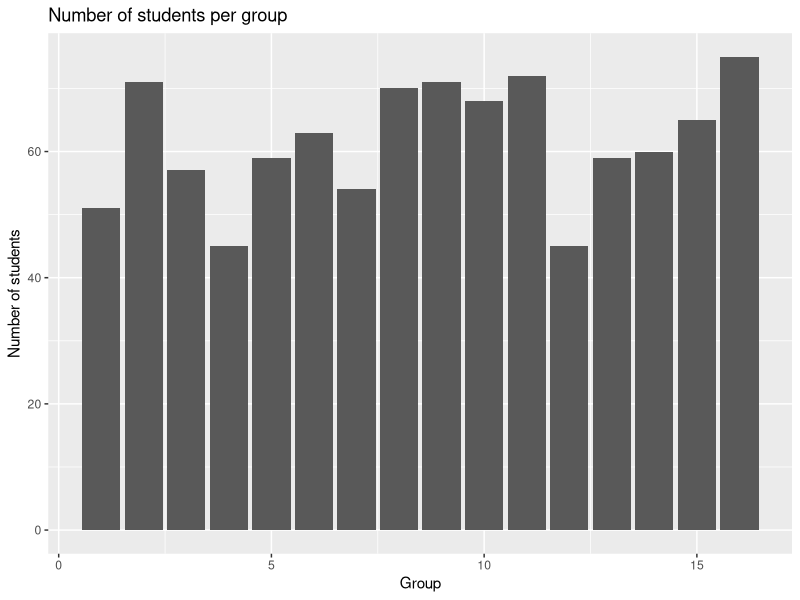
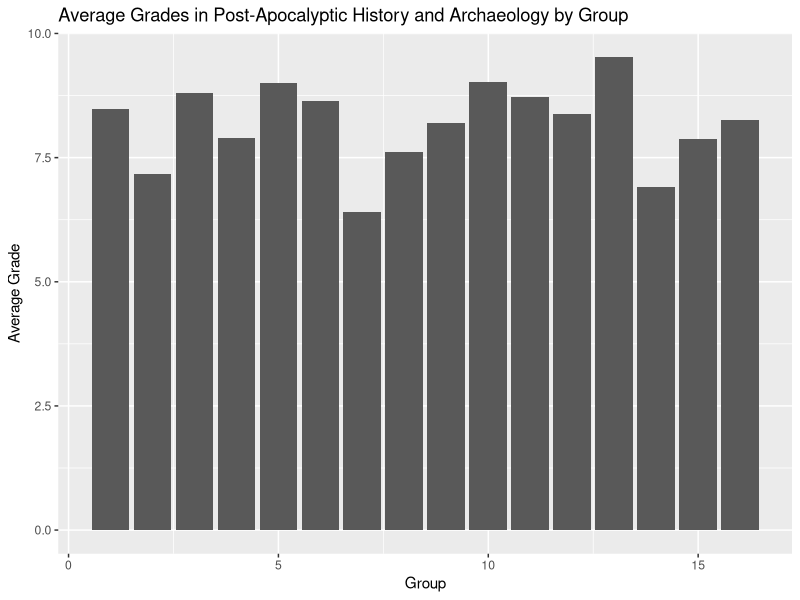
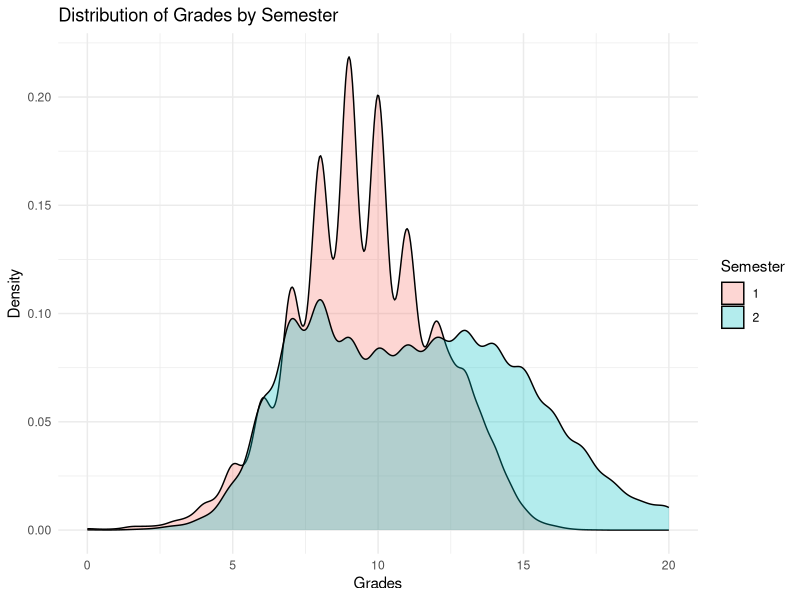
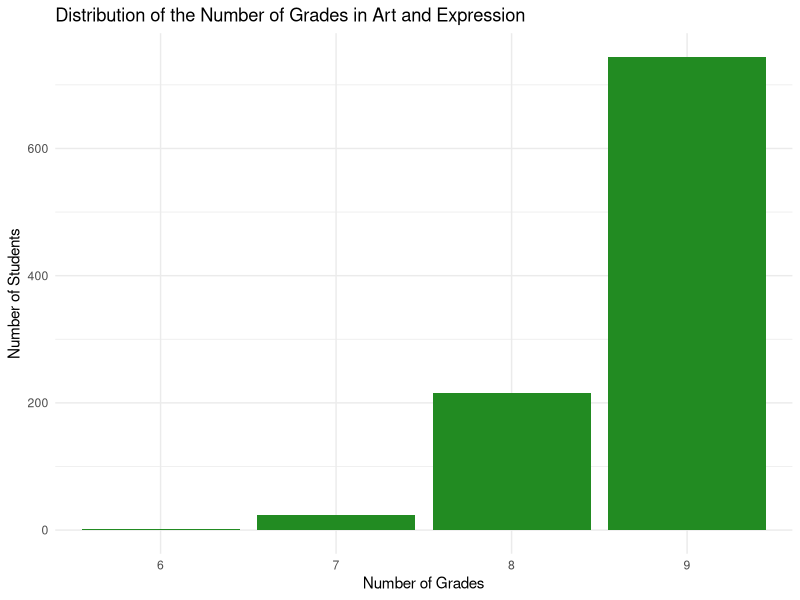
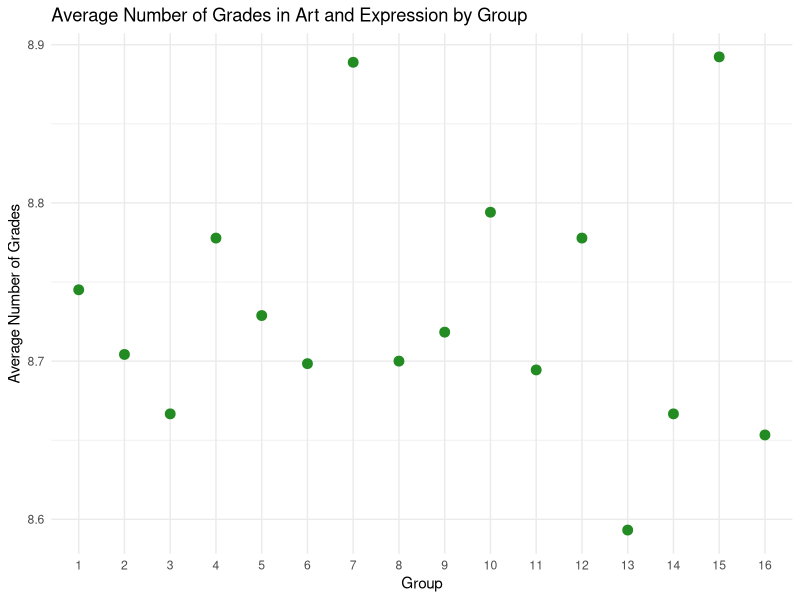

Source code (R) for these figures, in order:
## ---- chunk 1
library(here)
library(tidyr)
library(dplyr)
library(ggplot2)
library(glue)
library(knitr)
## ---- chunk 2
library(readr)
grades <- read_delim(here("data", "grades.csv"), delim = ",")
## ---- chunk 3
total_grades <- grades |>  
  select(grade) |> 
  summarise(total = n())
print(glue("The data set contains {total_grades$total} grades."))
## ---- chunk 4
number_students <- grades  |>   
  distinct(id)  |>  
  summarise(total=n())
print(glue("The number of student contained in the data set is {number_students$total}."))
## ---- chunk 5
students <- grades |>
  select(id,group) |>
  distinct() 
## ---- chunk 6
  print(knitr::kable(head(students)))
## ---- chunk 7
## creating the variable student_per_group 
students_per_group <- students |> 
  group_by(group) |> 
  summarize(number_of_students = n_distinct(id))
print(students_per_group)

## creating the graphical representation 
ggplot(students_per_group, aes(x=group, y=number_of_students)) + 
  geom_bar(stat = "identity")+ 
  labs(title = "Number of students per group",
       x = "Group",
       y = "Number of students")
## ---- chunk 8
## Calculate the average grades 
average_grades_PAHA <- grades |> 
  filter (course == "Post-Apocalyptic History and Archaeology") |>
  group_by(group) |> 
  summarise(average_grade = mean(grade, na.rm = TRUE))
print (average_grades_PAHA)
## ---- chunk 9
## graphical representation 
ggplot(average_grades_PAHA, aes(x = group, y = average_grade)) + 
  geom_col() + 
  labs(title = "Average Grades in Post-Apocalyptic History and Archaeology by Group",
       x = "Group",
       y = "Average Grade")
## ---- chunk 10
ggplot(grades, aes(x = grade, fill = factor(semester))) + 
  geom_density(alpha = 0.3) +
  labs(title = "Distribution of Grades by Semester",
       x = "Grades",
       y = "Density",
       fill = "Semester") +
  theme_minimal()  
## ---- chunk 11
## calculate number of grades per students 
grades_per_student <- grades |> 
  group_by(id, group) |> 
  summarise(number_of_grades = n(), .groups = 'drop')
## ---- chunk 12
## an extract 
grades_per_student_extract <- grades_per_student |>
  slice_tail(n = 5) |> 
  knitr::kable(caption = "Extract of grades per student data frame")
print(grades_per_student_extract)
## ---- chunk 13
## creation of the markdown table 
summary_stats <- grades_per_student |> 
  summarise(
    min = min(number_of_grades),
    max = max(number_of_grades),
    average = mean(number_of_grades),
    median = median(number_of_grades)
  )

print(knitr::kable(summary_stats, format = "markdown", caption = "Summary Statistics of Grades per Student"))
## ---- chunk 14
## Filtering for the specific course asked and counting the number of grades 
grades_art_expression <- grades |>
  filter(course == "Art and Expression in a Post-Apocalyptic World") |>  
  group_by(id, group) |>  
  summarise(number_of_grades = n(), .groups = 'drop')  

## Extract of this data set 
grades_art_expression_extract <- grades_art_expression |>
  slice_tail(n = 5) |>
  knitr::kable(caption = "Extract of grades in Art and Expression in a Post-Apocalyptic World")
print(grades_art_expression_extract)
## ---- chunk 15
## regrouping students by same number of grades for Art and Expression in a Post-Apocalyptic World 
grades_distribution <- grades_art_expression |>
  group_by(number_of_grades) |>  
  summarise(number_of_students = n(), .groups = 'drop')
print(grades_distribution)

##Graphical representation 
ggplot(grades_distribution, aes(x = factor(number_of_grades), y = number_of_students)) +
  geom_col(fill = "forestgreen") +  # Use geom_col for bar plot
  labs(title = "Distribution of the Number of Grades in Art and Expression",
       x = "Number of Grades",
       y = "Number of Students") +
  theme_minimal()

## ---- chunk 16
### Calculate the number of grades per student in Art and Expression
grades_art_expression <- grades |> 
  filter(course == "Art and Expression in a Post-Apocalyptic World") |>  
  group_by(id, group) |>  
  summarise(number_of_grades = n(), .groups = 'drop')

### Calculate the average number of grades per group
average_grades_group <- grades_art_expression |> 
  group_by(group) |> 
  summarise(average_number_of_grades = mean(number_of_grades), .groups = 'drop')

### Convert group to a factor for better plotting
average_grades_group$group <- as.factor(average_grades_group$group)

### Graphical representation
ggplot(average_grades_group, aes(x = group, y = average_number_of_grades)) +
  geom_point(size = 3, color = "forestgreen") +  
  labs(title = "Average Number of Grades in Art and Expression by Group",
       x = "Group",
       y = "Average Number of Grades") +
  theme_minimal()
